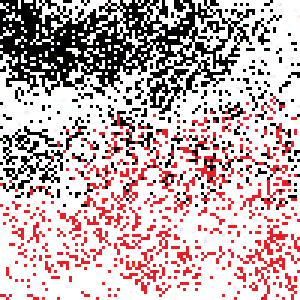
#> input picture knn/dataset_picture1.png, 100 x 100 px (shown 3 times larger)
$ jupyter execute cnn.ipynb   (shell and % lines are left out)
#> lines starting #> are read from the running program, lines starting #| are printed output that depends on the picture
Celem zadania jest obserwacja wpływu kompresji Condensed Nearest Neighbours, w skrócie CNN.

[cell 1]
import numpy as np
import pandas as pd
import matplotlib.pyplot as plt
import random
from PIL import Image
from sklearn.neighbors import KNeighborsClassifier
from imblearn.under_sampling import CondensedNearestNeighbour
from matplotlib.colors import ListedColormap
from pandas.core.frame import DataFrame
from typing import Dict, Tuple

[cell 2]
dataset_image_1 = "dataset_picture1.png"
dataset_image_2 = "dataset_picture2.png"
dataset_image_3 = "dataset_picture3.png"

[cell 3]
rgb_code_dictionary={(255,255,255): -1, (0,0,0):0, (255,0,0):1, (0,255,0):2, (0,0,255):3 }

def distance(c1, c2):
    (r1,g1,b1) = c1
    (r2,g2,b2) = c2
    return math.sqrt((r1 - r2)**2 + (g1 - g2) ** 2 + (b1 - b2) **2)
def get_closest(point):
  colors = list(rgb_code_dictionary.keys())
  closest_colors = sorted(colors, key=lambda color: distance(color, point))
  closest_color = closest_colors[0]
  code = rgb_code_dictionary[closest_color]
  return code

[cell 4]
import math

[cell 5]
def add_noise(X):
  rand = random.gauss(0, 1)
  return X + rand

def divide_dataset(X):
  np.random.shuffle(X)
  training, test = X[:math.floor(0.7*X.shape[0]),:], X[math.floor(0.7*X.shape[0]):,:]
  return training, test

[cell 6]
def write_data_to_csv(source: str, dest_path: str):
#> called with source = 'dataset_picture1.png', dest_path = 'dataset_1.csv'
    image = Image.open(source)
#> image is the input picture: PIL image 100x100 RGBA; mean R, G, B, A 199.1, 175.5, 176.4, 255
    width, height = image.size
#> width = 100; height = 100
    with open(dest_path, 'w') as dest_file:
        for x in range(0, width):
            for y in range(0, height):
              if(get_closest(image.getpixel((x,y))[0:3])!=-1):
                dest_file.write(f'{add_noise(x)};{add_noise(y)};{get_closest(image.getpixel((x,y))[0:3])}\n')

[cell 7]
write_data_to_csv(dataset_image_1, "dataset_1.csv")
write_data_to_csv(dataset_image_2, "dataset_2.csv")
#> call 2 of write_data_to_csv, with source = 'dataset_picture2.png', dest_path = 'dataset_2.csv'
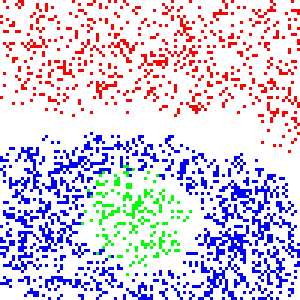
#> input picture knn/dataset_picture2.png, 100 x 100 px (shown 3 times larger)
#> in write_data_to_csv, image is the input picture: PIL image 100x100 RGB; mean R, G, B 218.1, 205.8, 232.7
write_data_to_csv(dataset_image_3, "dataset_3.csv")
#> call 3 of write_data_to_csv, with source = 'dataset_picture3.png', dest_path = 'dataset_3.csv'
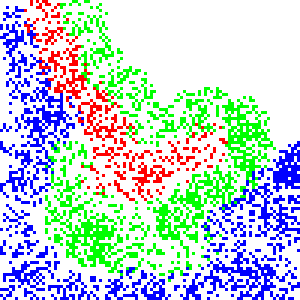
#> input picture knn/dataset_picture3.png, 100 x 100 px (shown 3 times larger)
#> in write_data_to_csv, image is the input picture: PIL image 100x100 RGB; mean R, G, B 191.6, 210.6, 212.5
